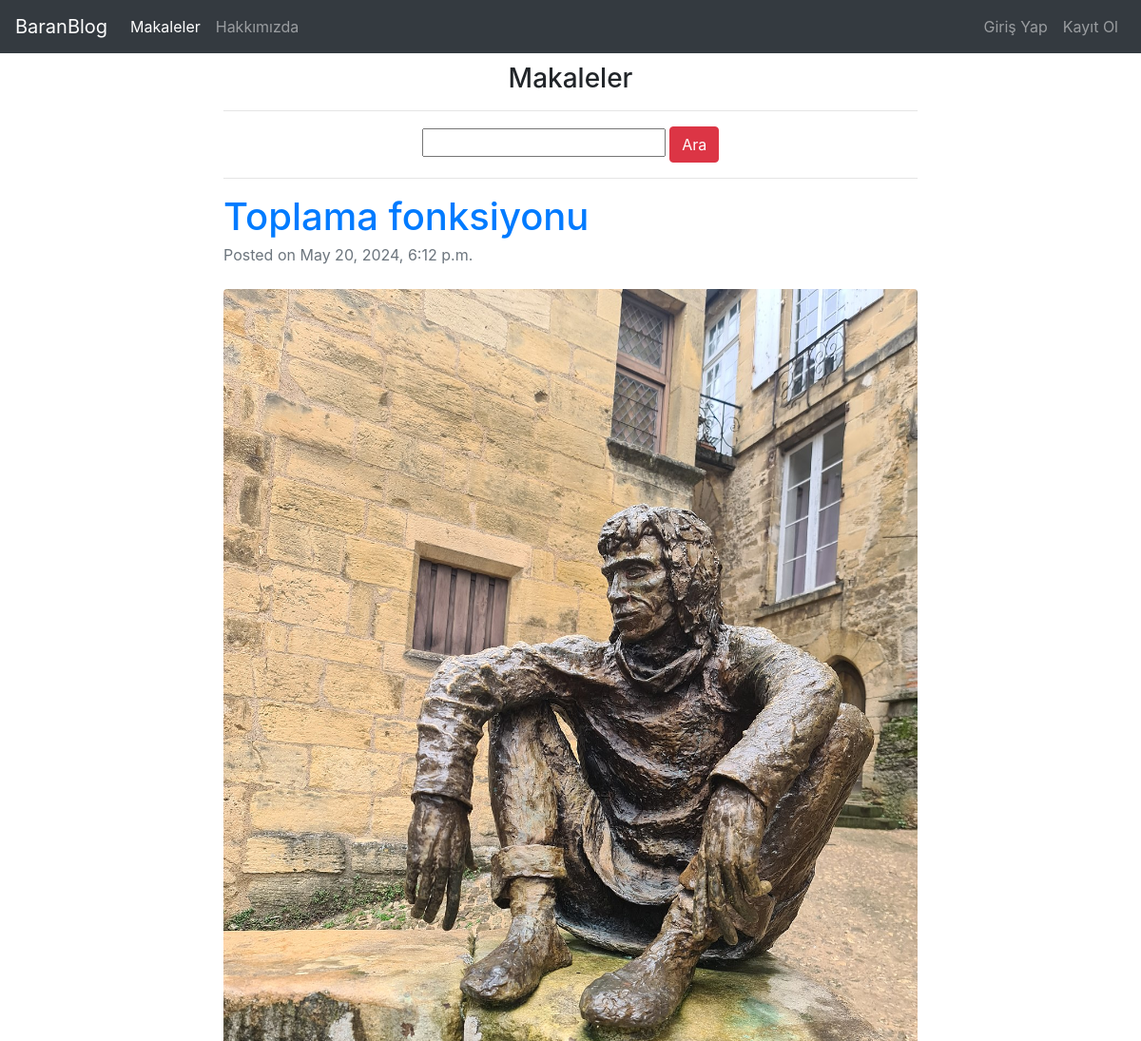
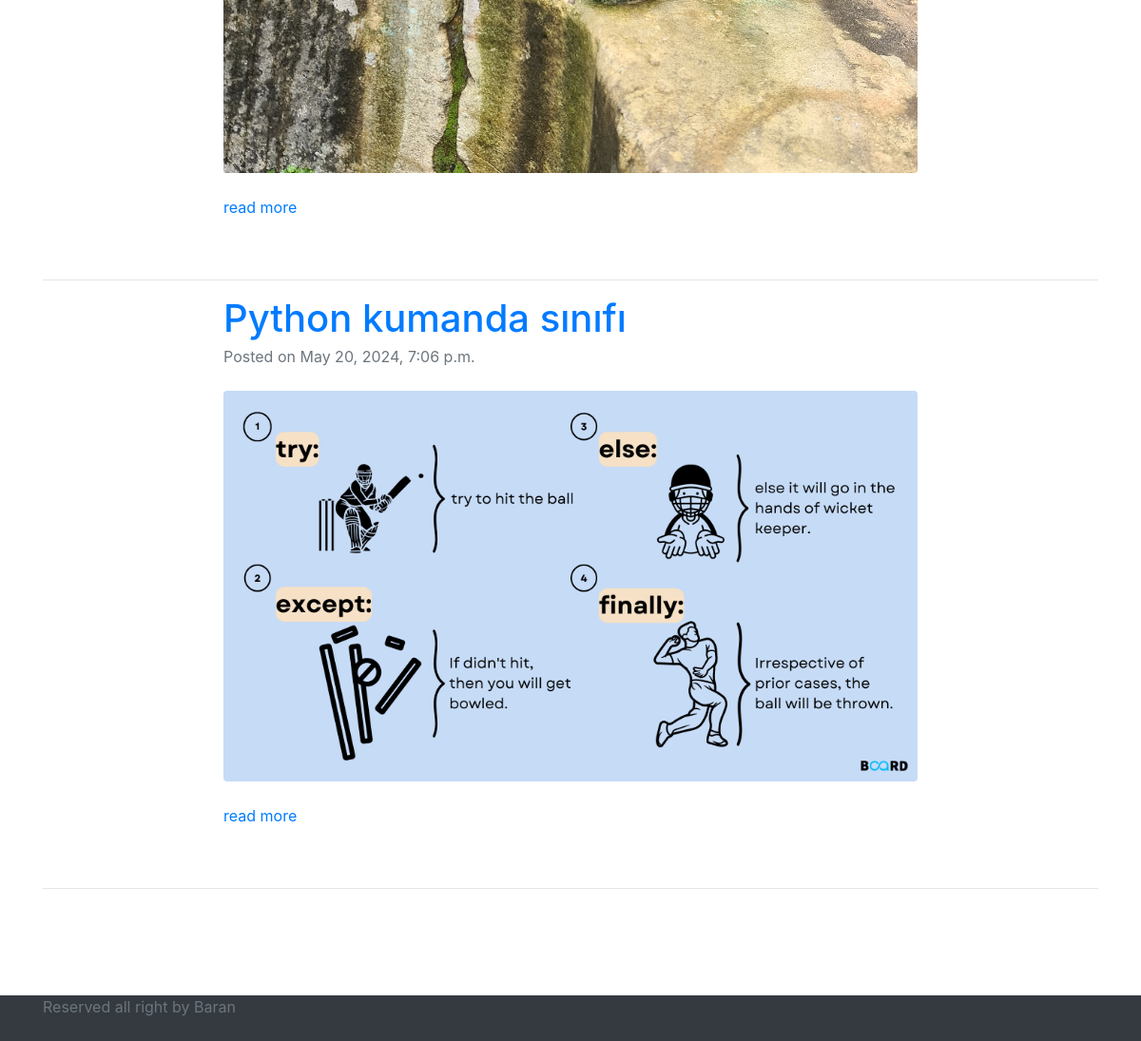
The app's page /articles/ with its own data (2 pictures, top to bottom).
### article/models.py (models this page shows, shortened)
class Article(models.Model):
    author = models.ForeignKey("auth.User", on_delete=models.CASCADE, verbose_name="Yazar")
    title = models.CharField(max_length=50, verbose_name="Başlık")  # 50 stringlik boş bi karakter alanı tutuyo
    content = tinymce_models.HTMLField(verbose_name="İçerik")
    article_image = models.FileField(blank=True, null=True, verbose_name="Makaleye fotoğraf ekleyin.")
    created_date = models.DateTimeField(auto_now_add=True)  # autonow add oluşturulma tarihini güncel tarih yapıyor

### article/views.py (the view)
# urls.py: path('',views.articles, name="articles"),
def articles(request):
    keyword = request.GET.get("keyword")
    if keyword:
        articles = Article.objects.filter(Q(title__icontains=keyword) | Q(content__contains=keyword))
        return render(request, "articles.html", {"articles": articles})
    articles = Article.objects.all()
    return render(request, "articles.html", {"articles": articles})

### templates/articles.html (shortened to what this page needs)
{% extends 'layout.html' %}
{% block body %}
<div class="row">
    <div class="col-lg-8 offset-2" style="text-align:center">
          <h3 style="margin:10px auto">Makaleler</h3>
            <hr>
        <form action="" method="GET">
            <input type="text" name="keyword" class="input-sm">
            <button type="submit" class="btn btn-danger">Ara </button>
            <hr>
        </form>
    </div>
</div>
{% if articles %}
{% for article in articles %}
<div class="row">
                <div class="col-lg-8 offset-2">
                    <article>
                        <header class="mb-4">
                            <a href="{% url 'article:detail' article.id %}">
                            <h1 class="fw-bolder mb-1">{{ article.title }}</h1></a>
                            <div class="text-muted fst-italic mb-2">Posted on {{article.created_date}}</div>
                        </header>
                        {% if article.article_image %}
                        <figure class="mb-4"><img class="img-fluid rounded" src="{{ article.article_image.url }}" alt="..."></figure>
                        {% endif %}
                        <section class="mb-5">
                            <div>
                                <a href="{% url 'article:detail' article.id %}">
                                    read more
                            </a>
                            </div>
                        </section>
                    </article>
                </div>
            </div>
<hr>
{% endfor %}
{% endif %}
{% endblock body %}

### records on screen
Article: title "Toplama fonksiyonu", created_date "May 20, 2024, 6:12 p.m.", article_image (picture)
Article: title "Python kumanda sınıfı", created_date "May 20, 2024, 7:06 p.m.", article_image (picture)
